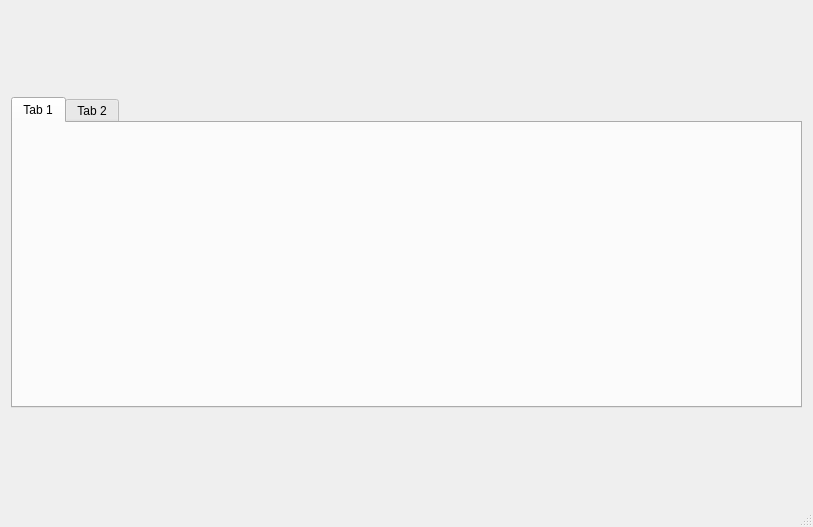
<?xml version="1.0" encoding="UTF-8"?>
<ui version="4.0">
 <class>MainWindow</class>
 <widget class="QMainWindow" name="MainWindow">
  <property name="geometry">
   <rect>
    <x>0</x>
    <y>0</y>
    <width>813</width>
    <height>527</height>
   </rect>
  </property>
  <property name="windowTitle">
   <string>MainWindow</string>
  </property>
  <widget class="QWidget" name="centralWidget">
   <layout class="QVBoxLayout" name="verticalLayout">
    <item>
     <widget class="QWidget" name="widget" native="true">
      <property name="minimumSize">
       <size>
        <width>0</width>
        <height>80</height>
       </size>
      </property>
      <property name="maximumSize">
       <size>
        <width>16777215</width>
        <height>80</height>
       </size>
      </property>
     </widget>
    </item>
    <item>
     <widget class="QTabWidget" name="tabWidget">
      <widget class="QWidget" name="tab">
       <attribute name="title">
        <string>Tab 1</string>
       </attribute>
      </widget>
      <widget class="QWidget" name="tab_2">
       <attribute name="title">
        <string>Tab 2</string>
       </attribute>
      </widget>
     </widget>
    </item>
    <item>
     <widget class="QWidget" name="widget_2" native="true">
      <property name="minimumSize">
       <size>
        <width>0</width>
        <height>80</height>
       </size>
      </property>
      <property name="maximumSize">
       <size>
        <width>16777215</width>
        <height>80</height>
       </size>
      </property>
     </widget>
    </item>
   </layout>
  </widget>
  <widget class="QStatusBar" name="statusBar"/>
 </widget>
 <layoutdefault spacing="6" margin="11"/>
 <resources/>
 <connections/>
</ui>
